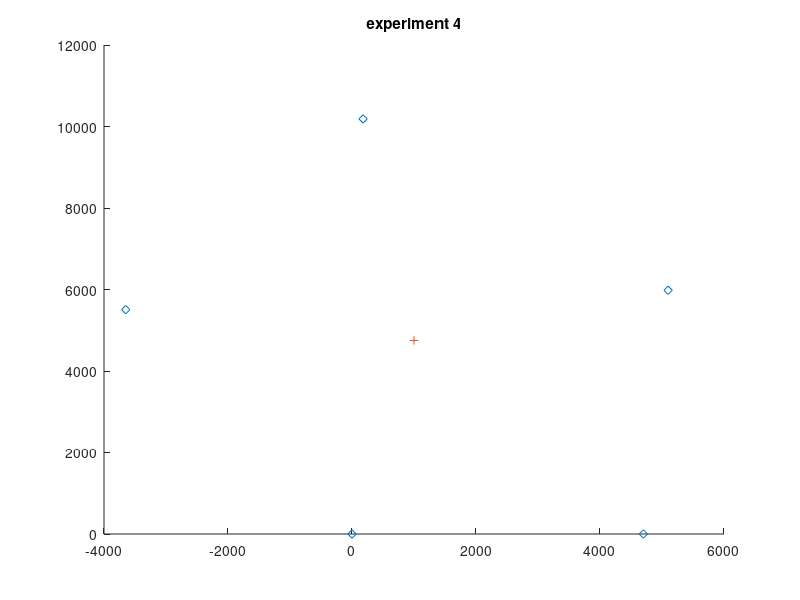

The MATLAB script that drew this image: (Note: this script raises an error after producing the figure.)
%%  nodes oder x2, x3, x1, x5, x6
    %     locations fixed: x1(0,0)  x3(+6,0) for v2
    %     locations fixed: x2(0,0)  x3(-6,0) for v1
    
% clear;
experiment = 4; % [1 2 3 4]

nodesNumber = 5;
circle_center = [1000, 4750];
circle_angle = [0:pi/50:2*pi];
circle_x = 1000+3000*cos(circle_angle);
circle_y = 4750+3000*sin(circle_angle);

switch experiment
    case 1
        distances2all_abs = importdata('dist_1st_tagOnCircleCenter.mat');
    case 2
        distances2all_abs = importdata('dist_2nd_tag_beginFromCenter2_0x2_0x3_back_from_0x1.mat');
            case 3
        distances2all_abs = importdata('dist_3rd_tag_beginFromCenter2_0x2_0x3_back_from_0x1_up_down.mat');
    case 4
        distances2all_abs = importdata('dist_4th_8shape.mat');
    otherwise
        warning('please specify the experiment number #')
end 
    
    positionOfNodes = importdata('nodePos_v2_by_determineNodesPositionBaseOnDistToEachOthers.mat');

% change the unit from m to mm
positionOfNodes = positionOfNodes*1000;
% change the oder to adapt to the nodes oder x2, x3, x1, x5, x6
distances2all_abs = [distances2all_abs(:,2), distances2all_abs(:,3), distances2all_abs(:,1), distances2all_abs(:,5), distances2all_abs(:,6)];
distances2all_abs = distances2all_abs';
%% make cross points of circles with Radius distances2all
% make circles
string =sprintf('experiment %d', experiment);
figure; title(string);hold on; % axis square; axis tight;
plot(positionOfNodes(1,:), positionOfNodes(2,:), 'd');

switch experiment
    case 1
        %--only for experiment 1: plot the circle base on the optical measurements,
        %--base on which the certen of the circle for experi 2&3 is (1000, 4750)
        % optical_measurement = [4250, 5910, 4730, 4670, 5570];
        %     for i = 1 : size(positionOfNodes, 2)
        %         h(i) = plotCircle(positionOfNodes(1, i), positionOfNodes(2, i), ...
        %             optical_measurement(i), 0*pi, 2*pi); % 0, 2*pi); %
        %     end
        % just plot the circle center
        plot(circle_center(1), circle_center(2), '+');
    case 2
        %plot the circle centered in (1000, 4750) which
        %is the traj of experi_2 & traj_projection of experi_3
        plot(circle_center(1), circle_center(2), '+');
        plot(circle_x, circle_y,'-+');
    case 3
        plot(circle_center(1), circle_center(2), '+');
        plot(circle_x, circle_y,'-+');        
    case 4
        plot(circle_center(1), circle_center(2), '+');
    otherwise
        warning('please specify the experiment number #')
end

for j = 1:size(distances2all_abs, 2)
    % h_1 = plot(traj(1,j), traj(2,j), 'ro'); %hold on;
    if nodesNumber == 5
        for i = 1 : size(positionOfNodes, 2)
            h(i) = plotCircle(positionOfNodes(1, i), positionOfNodes(2, i), ...
                distances2all_abs(i, j), 0*pi, 2*pi); % 0, 2*pi); %
            %plotCircle(positionOfNodes(1, i), positionOfNodes(2, i), distances2all_abs(i, 1), 0, 2*pi);
            %hold on;
        end
%         h(3) = plotCircle(positionOfNodes(1, 3), positionOfNodes(2, 3), ...
%             distances2all_abs(3, j), (i+4)*pi/2, (i+5)*pi/2+pi/6); % (i+2)*pi/2, (i+3)*pi/2);
    end
    title_string = ['j= ', num2str(j)];
    title(title_string);
    axis square; axis tight;
    xlim([-5000 6000]); ylim([-1000 11000]);  
    pause(0.15);
    delete(h); %delete(h_1);
end
% make cross points 'x'
 
function h_circle = plotCircle(x,y,r,ang_start,ang_end)
%x and y are the coordinates of the center of the circle
%r is the radius of the circle
%0.01 is the angle step, bigger values will draw the circle faster but
%you might notice imperfections (not very smooth)
ang=ang_start:0.01:ang_end; 
%ang=0:0.01:2*pi; 
xp=r*cos(ang);
yp=r*sin(ang);
h_circle = plot(x+xp,y+yp);
end